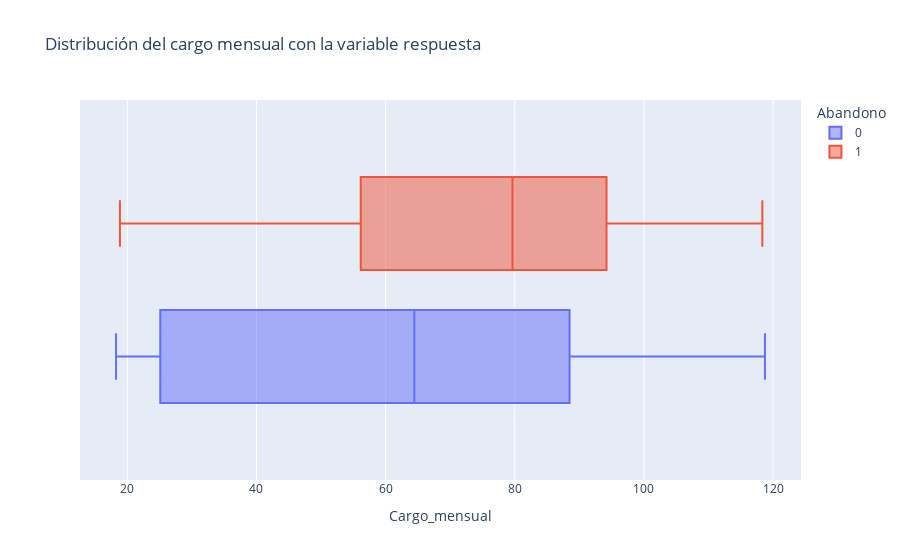

Notebook code for this chart:
### Code cell
df_cargo_mensual_abandono = df[['Cargo_mensual', 'Abandono']]

px.box(data_frame= df_cargo_mensual_abandono, x = 'Cargo_mensual', color= 'Abandono', 
       title= 'Distribución del cargo mensual con la variable respuesta')

### Figure 1 — Plotly figure (JSON) as saved in the notebook; plotly's stock layout.template omitted (floating-point values rounded to 4 significant figures; data arrays with more than 128 entries replaced by an {"elided": "..."} marker saying what was removed)
{"data": [{"alignmentgroup": "True", "hovertemplate": "Abandono=0<br>Cargo_mensual=%{x}<extra></extra>", "legendgroup": "0", "marker": {"color": "#636efa"}, "name": "0", "notched": false, "offsetgroup": "0", "orientation": "h", "showlegend": true, "type": "box", "x": {"elided": "5163 float values"}, "x0": " ", "xaxis": "x", "y0": " ", "yaxis": "y"}, {"alignmentgroup": "True", "hovertemplate": "Abandono=1<br>Cargo_mensual=%{x}<extra></extra>", "legendgroup": "1", "marker": {"color": "#EF553B"}, "name": "1", "notched": false, "offsetgroup": "1", "orientation": "h", "showlegend": true, "type": "box", "x": {"elided": "1869 float values"}, "x0": " ", "xaxis": "x", "y0": " ", "yaxis": "y"}], "layout": {"boxmode": "group", "legend": {"title": {"text": "Abandono"}, "tracegroupgap": 0}, "title": {"text": "Distribución del cargo mensual con la variable respuesta"}, "xaxis": {"anchor": "y", "domain": [0, 1], "title": {"text": "Cargo_mensual"}}, "yaxis": {"anchor": "x", "domain": [0, 1]}}}
